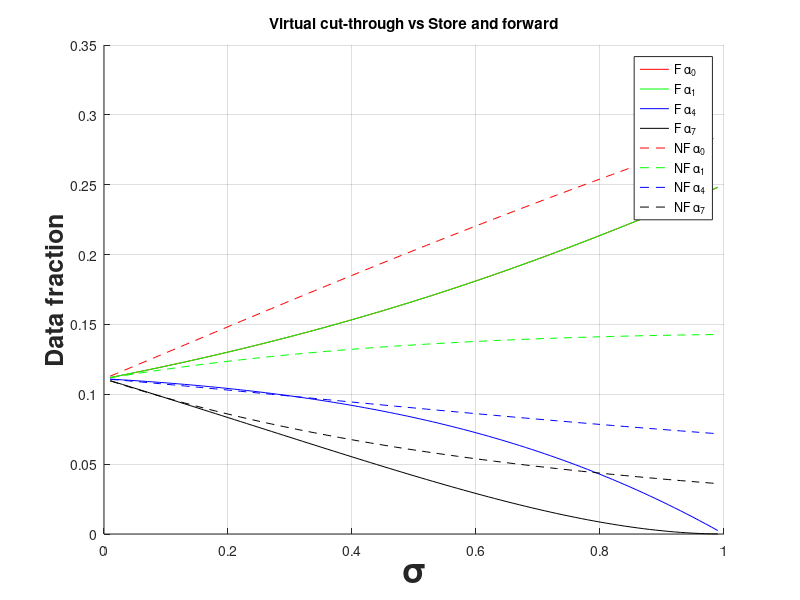

Reproduce this figure in MATLAB.
clear
clc
B = [1
    0
    0
    0];

solution = [];
for sigma = 0.01:0.01:0.99
    
    A = [1 3 3 2
        1 -1 0 0
        0 sigma-1 1 0
        0 sigma-1 sigma 1];
    
    s = [];
    s = A\B;
    s = s';
    solution = [solution;s];
    
end

sigma = [0.01:0.01:0.99];

figure
hold on

plot(sigma,solution(:,1),'r');
plot(sigma,solution(:,2),'g');
plot(sigma,solution(:,3),'b');
plot(sigma,solution(:,4),'k');

B = [1
    0
    0
    0];
solution = [];

for sigma = 0.01:0.01:0.99
    t = sigma + 1;
    t = -t;
    
    z = -sigma;
    
    A = [1 3 3 2
        1 t 0 0
        1 z t 0
        1 z z t];
    
    s = [];
    s = A\B;
    s = s';
    solution = [solution;s];
end

sigma = [0.01:0.01:0.99];

plot(sigma,solution(:,1),'--r');
plot(sigma,solution(:,2),'--g');
plot(sigma,solution(:,3),'--b');
plot(sigma,solution(:,4),'--k');

grid on
ylabel('Data fraction','fontweight','bold','FontSize',18);
xlabel('\sigma','fontweight','bold','FontSize',25);
title('Virtual cut-through vs Store and forward');
legend('F \alpha_0','F \alpha_1','F \alpha_4','F \alpha_7','NF \alpha_0','NF \alpha_1','NF \alpha_4','NF \alpha_7');


